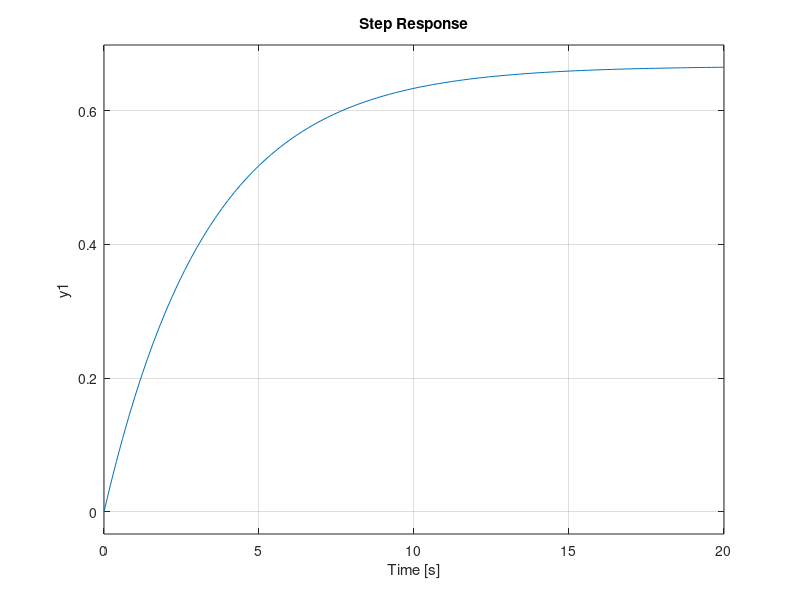
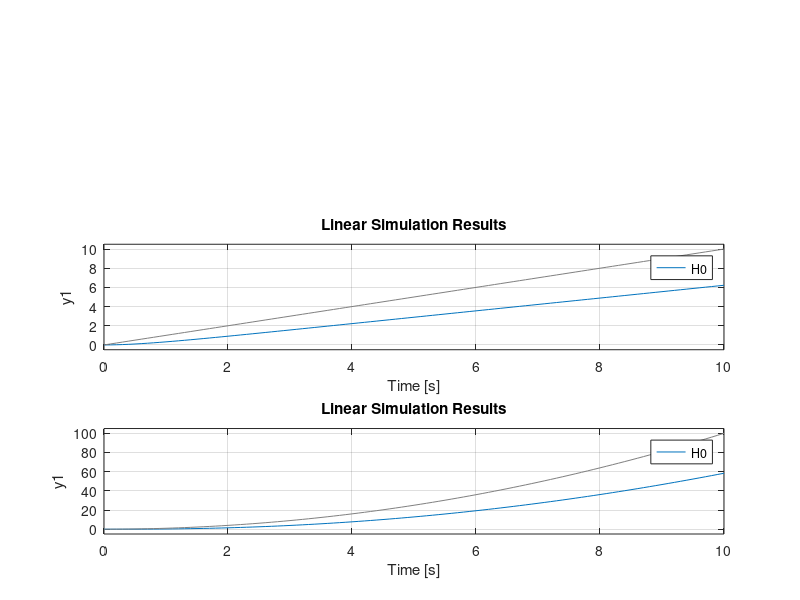
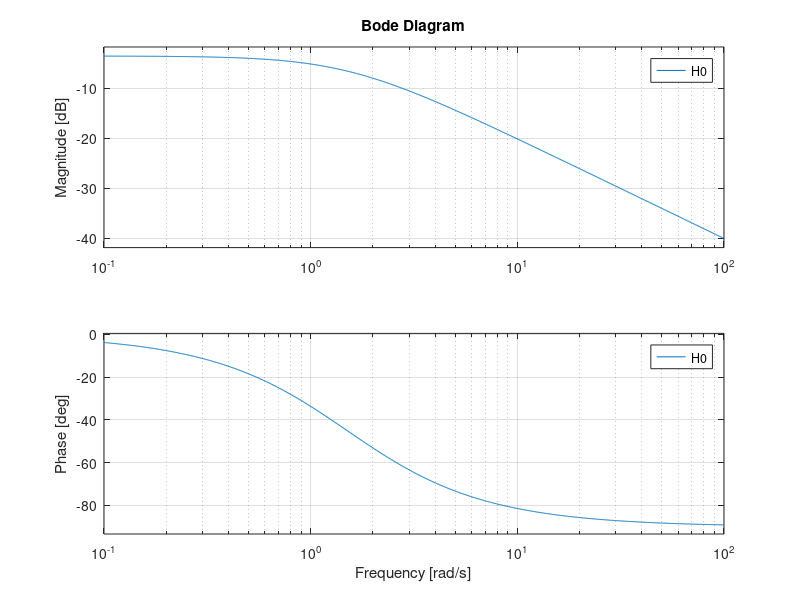
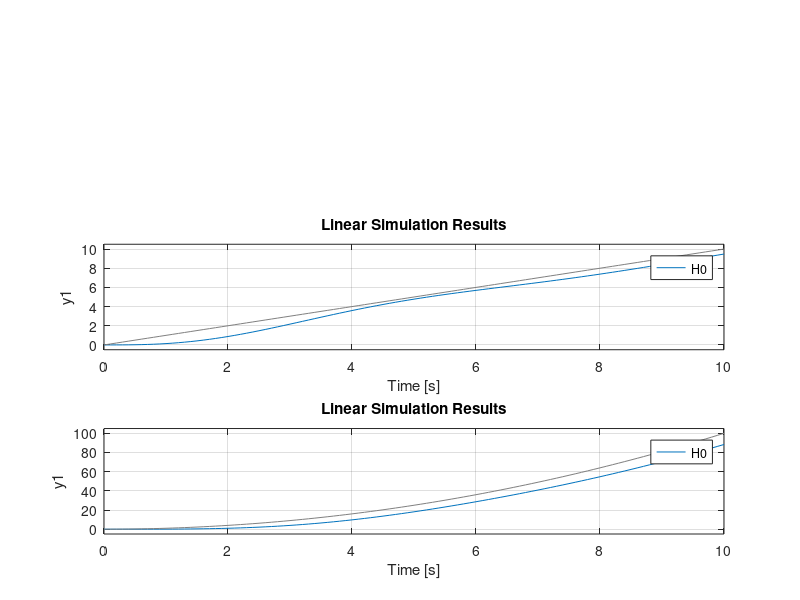

Recreate these plots in MATLAB, in order.
%%
%ex 1
suprareglaj=exp(-pi*0.75/sqrt(1-0.75^2));

tp=pi/(10*sqrt(1-0.75^2));

ts=4/7.5;

H=tf([100],[1 15 100]);
step(H)
%%
%ex 2
H=tf([2],[10 3]);
step(H)
%%
%ex 3 a)
Hf=tf(1,[2 1]);
Hr=2;
Hdes=series(Hf,Hr);
H0=feedback(Hdes,1);

t=0:0.1:10;

figure('name','raspunsuri pt H0');
subplot(3,1,1)
step(H0,t);

subplot(3,1,2)
lsim(H0,t,t)

subplot(3,1,3)
lsim(H0,t.*t,t)

figure('name','bode');
subplot(2,1,1)
bode(Hdes)

subplot(2,1,2)
bode(H0)

%%
%ex 3 b)
Hf=tf(1,[2 1]);
Hr=tf(2,[1 0]);
Hdes=series(Hf,Hr);
H0=feedback(Hdes,1);

t=0:0.1:10;

figure('name','raspunsuri pt H0');
subplot(3,1,1)
step(H0,t);

subplot(3,1,2)
lsim(H0,t,t)

subplot(3,1,3)
lsim(H0,t.*t,t)

figure('name','bode');
subplot(2,1,1)
bode(Hdes)

subplot(2,1,2)
bode(H0)

%%
%ex 3 c)
Hf=tf(1,[2 1]);
Hr=tf(10,[1 0]);
Hdes=series(Hf,Hr);
H0=feedback(Hdes,1);

t=0:0.1:10;

figure('name','raspunsuri pt H0');
subplot(3,1,1)
step(H0,t);

subplot(3,1,2)
lsim(H0,t,t)

subplot(3,1,3)
lsim(H0,t.*t,t)

figure('name','bode');
subplot(2,1,1)
bode(Hdes)

subplot(2,1,2)
bode(H0)

%%
%ex 3 d)
Hf=tf(1,[2 1]);
Hr=tf(2,[1 0 0]);
Hdes=series(Hf,Hr);
H0=feedback(Hdes,1);

t=0:0.1:10;

figure('name','raspunsuri pt H0');
subplot(3,1,1)
step(H0,t);

subplot(3,1,2)
lsim(H0,t,t)

subplot(3,1,3)
lsim(H0,t.*t,t)

figure('name','bode');
subplot(2,1,1)
bode(Hdes)

subplot(2,1,2)
bode(H0)






